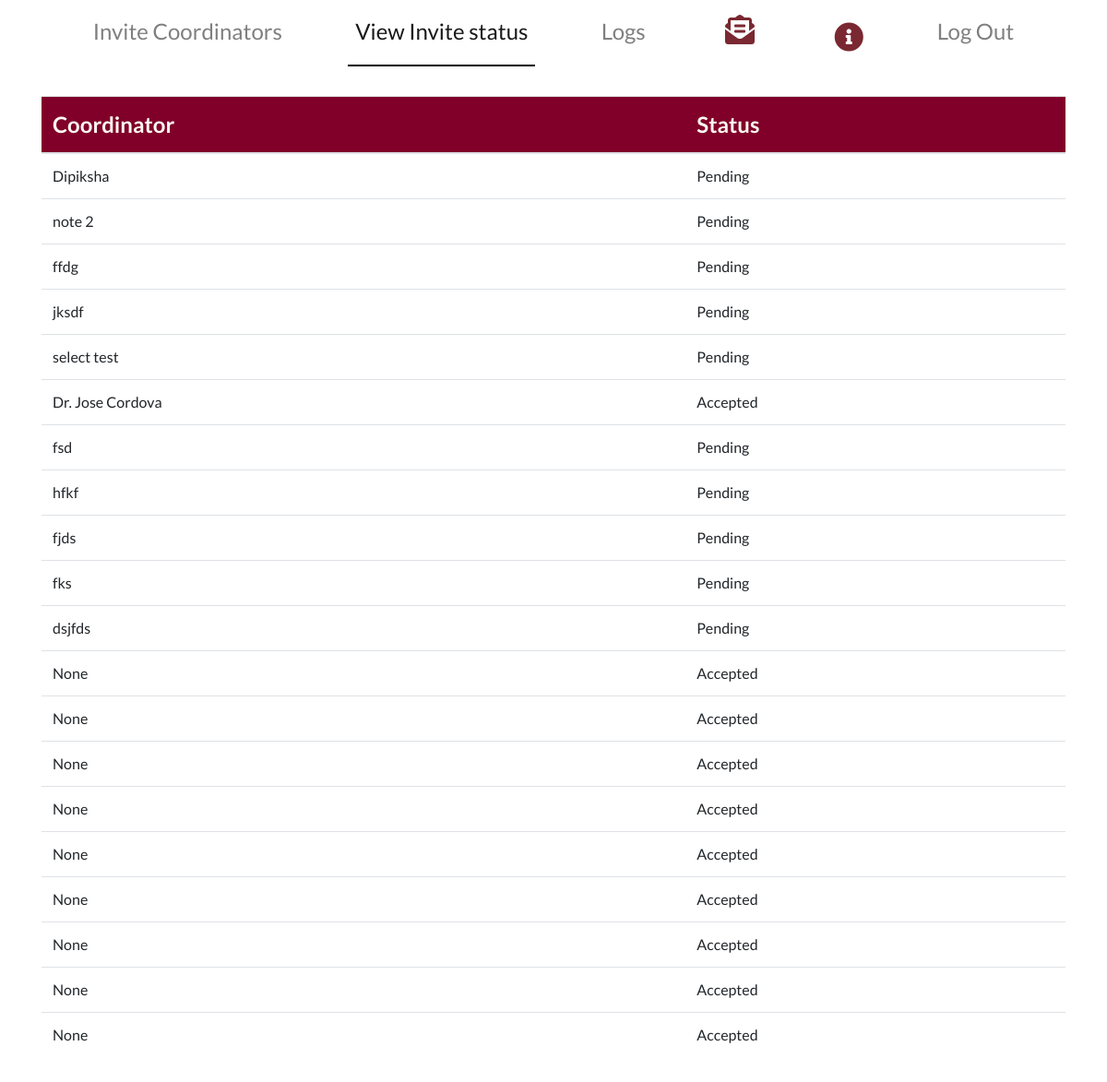
The app's page /invite_status (signed in), older data.
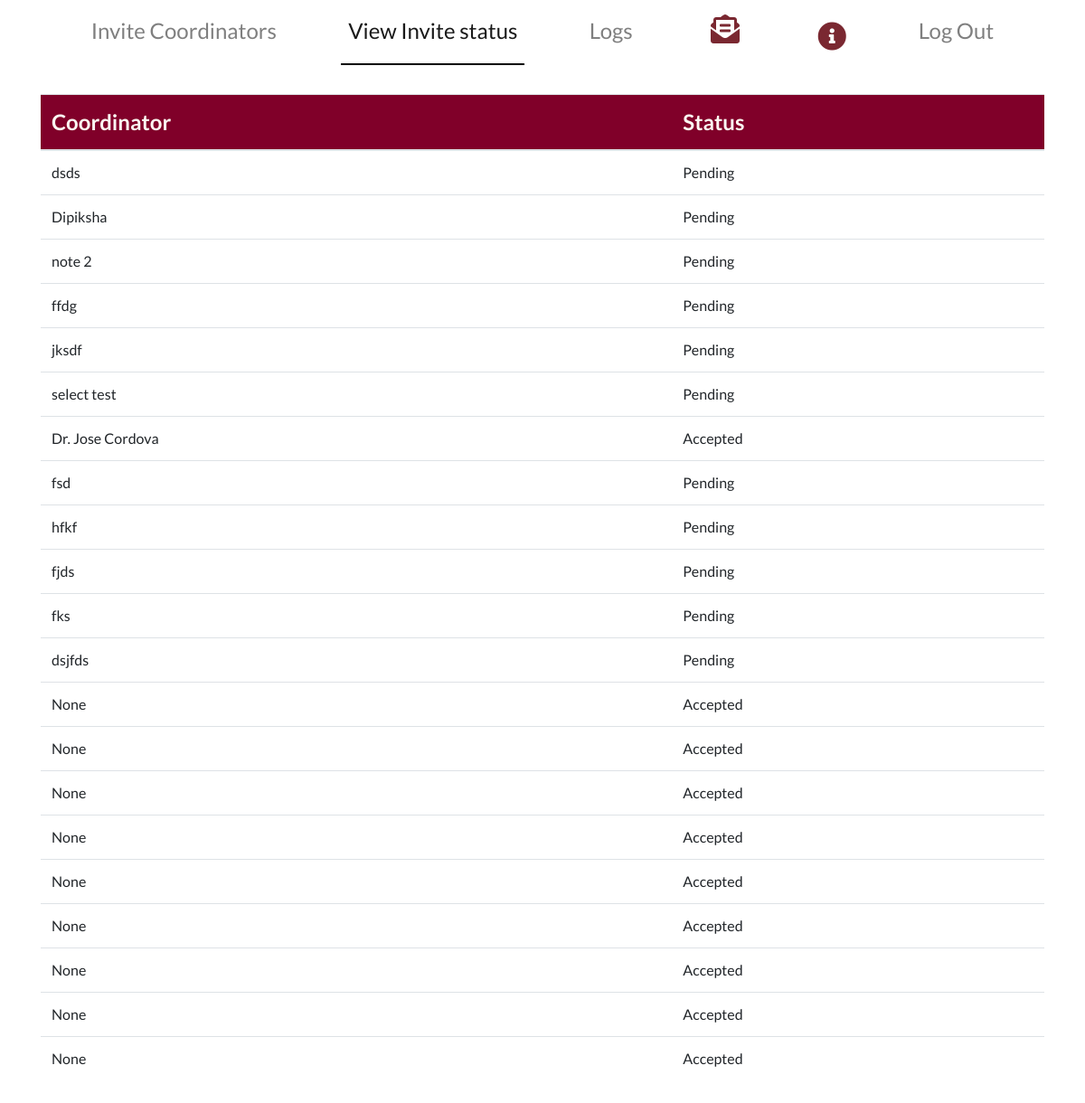
The same page, newer data.
### main/models.py (models this page shows)
class InvitedCo(models.Model):
    email = models.CharField(max_length=200)
    pending = models.BooleanField(default=True)
    dept = models.ForeignKey(Department,null=True,on_delete=models.CASCADE)
    name = models.CharField(null=True,max_length=400)

### main/views.py (the view)
# urls.py: path('invite_status', views.super_admin_past, name='super_admin_past'),
@user_passes_test(super_admin_test)
def super_admin_past(request):
    myinvitees = InvitedCo.objects.all().order_by('-id')
    invitees = Invited_Coordinator.objects.filter(invited_by=request.user.username).order_by('id')
    context = {'past':'active', 'invitees':invitees,'myinvitees':myinvitees,'cordinator':InvitedCo.objects.all()}
    return render(request, 'main/invite_status.html', context)

### main/views.py (called while the page is built)
def super_admin_test(user):
    return user.is_superuser

### main/templates/main/invite_status.html (shortened to what this page needs)
{% extends  'main/superadminbase.html' %}
{% load static %}
{% block body_block %}
<div class = "container" style="overflow-y:auto; height:80vh;">
<table class="table">
  <thead class = "card-header">
    <tr>
      <th scope="col">Coordinator</th>
      <th scope="col">Status</th>
    </tr>
  </thead>
  <tbody >
    {%for invite in myinvitees%}
    <tr>
      <td>{{invite.name}}</td>
      <td>
          {%if invite.pending %}
            Pending
          {%else%}
            Accepted
          {%endif%}
      </td>
    </tr>
    {%endfor%}
  </tbody>
</table>
</div>
{%endblock%}

Row changes from the older to the newer data that the page shows:
added InvitedCo: name "dsds", pending "Pending"
